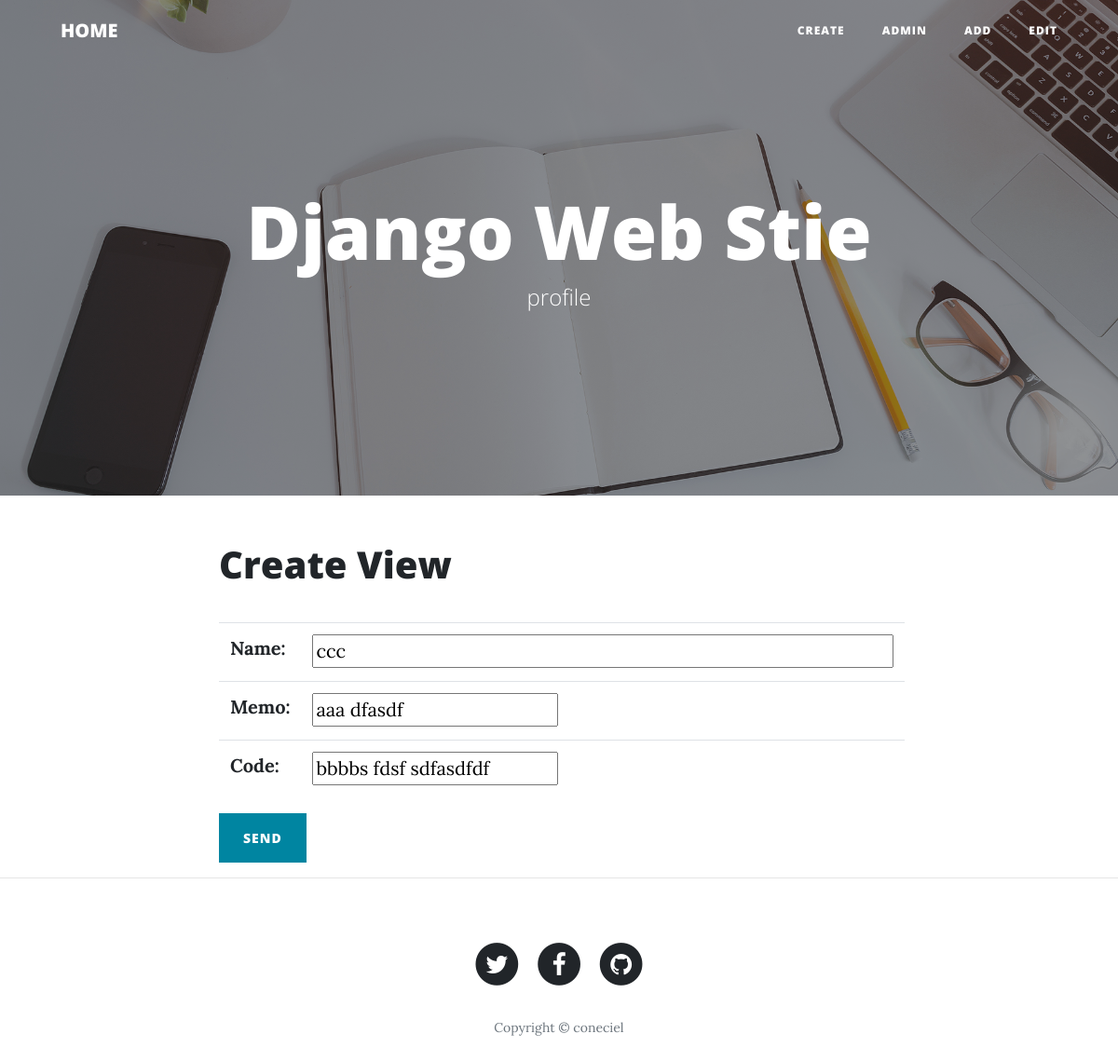
/info/34/update, run on the app's committed database.
### info/models.py (models this page shows, shortened)
class  Info(models.Model):
    name            = models.CharField( max_length=200 , blank=True , default= "")
    code            = models.CharField( max_length=200 , blank=True , default= "")
    memo            = models.CharField( max_length=200 , blank=True , default= "")
    class Meta:
        ordering = ( "name", )

### info/views.py (the view, shortened to what this page needs)
# urls.py: path('<int:pk>/update'    , Info_UpdateView.as_view()     , name="update_info"),
class Info_UpdateView(UpdateView):
    model = Info
    form_class = Info_Form

### info/form.py
class Info_Form(forms.ModelForm):
    name = forms.CharField( widget= forms.TextInput(attrs = { "size" : 50} ) )
    class Meta:
        model = Info
        fields = [ "name" , "memo" , "code" ]

### templates/info/info_form.html (shortened to what this page needs)
{%   extends "ABS_bootstrap_list.html" %}
{%  block BODY %}
<div>
    <a href = "../" > <h1>  Create View  </h1> </a><br>
    <form method="POST">
        <table class = "table">
                {{ form }}
        </table>
        <button class = "btn btn-primary" > Send </button>
    </form>
</div>
{% endblock %}

### data on the page
Info: name "ccc", memo "aaa dfasdf", code "bbbbs fdsf sdfasdfdf"
